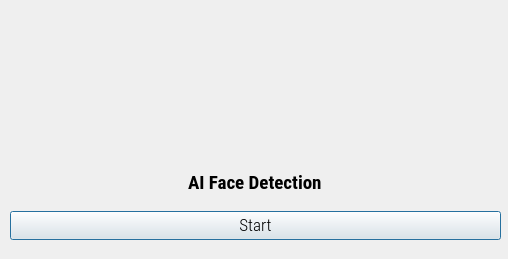
<?xml version="1.0" encoding="UTF-8"?>
<ui version="4.0">
 <class>Dialog</class>
 <widget class="QDialog" name="Dialog">
  <property name="geometry">
   <rect>
    <x>0</x>
    <y>0</y>
    <width>508</width>
    <height>259</height>
   </rect>
  </property>
  <property name="minimumSize">
   <size>
    <width>508</width>
    <height>259</height>
   </size>
  </property>
  <property name="maximumSize">
   <size>
    <width>508</width>
    <height>259</height>
   </size>
  </property>
  <property name="windowTitle">
   <string>Face Recognition Time Attendance App</string>
  </property>
  <property name="windowIcon">
   <iconset>
    <normaloff>icon2.png</normaloff>icon2.png</iconset>
  </property>
  <widget class="QLabel" name="logolabel">
   <property name="geometry">
    <rect>
     <x>80</x>
     <y>0</y>
     <width>351</width>
     <height>141</height>
    </rect>
   </property>
   <property name="toolTipDuration">
    <number>-1</number>
   </property>
   <property name="autoFillBackground">
    <bool>false</bool>
   </property>
   <property name="text">
    <string/>
   </property>
   <property name="pixmap">
    <pixmap>logo1.png</pixmap>
   </property>
   <property name="scaledContents">
    <bool>true</bool>
   </property>
   <property name="wordWrap">
    <bool>false</bool>
   </property>
   <property name="openExternalLinks">
    <bool>false</bool>
   </property>
  </widget>
  <widget class="QWidget" name="verticalLayoutWidget">
   <property name="geometry">
    <rect>
     <x>10</x>
     <y>160</y>
     <width>491</width>
     <height>80</height>
    </rect>
   </property>
   <layout class="QVBoxLayout" name="verticalLayout">
    <item>
     <layout class="QHBoxLayout" name="horizontalLayout">
      <item alignment="Qt::AlignHCenter">
       <widget class="QLabel" name="filelabel">
        <property name="font">
         <font>
          <family>Roboto Condensed</family>
          <pointsize>14</pointsize>
          <weight>75</weight>
          <bold>true</bold>
         </font>
        </property>
        <property name="text">
         <string>AI Face Detection</string>
        </property>
       </widget>
      </item>
     </layout>
    </item>
    <item>
     <widget class="QPushButton" name="runButton">
      <property name="font">
       <font>
        <family>Roboto Condensed Light</family>
        <pointsize>13</pointsize>
       </font>
      </property>
      <property name="text">
       <string>Start</string>
      </property>
     </widget>
    </item>
   </layout>
  </widget>
 </widget>
 <resources>
  <include location="resource.qrc"/>
 </resources>
 <connections/>
</ui>
